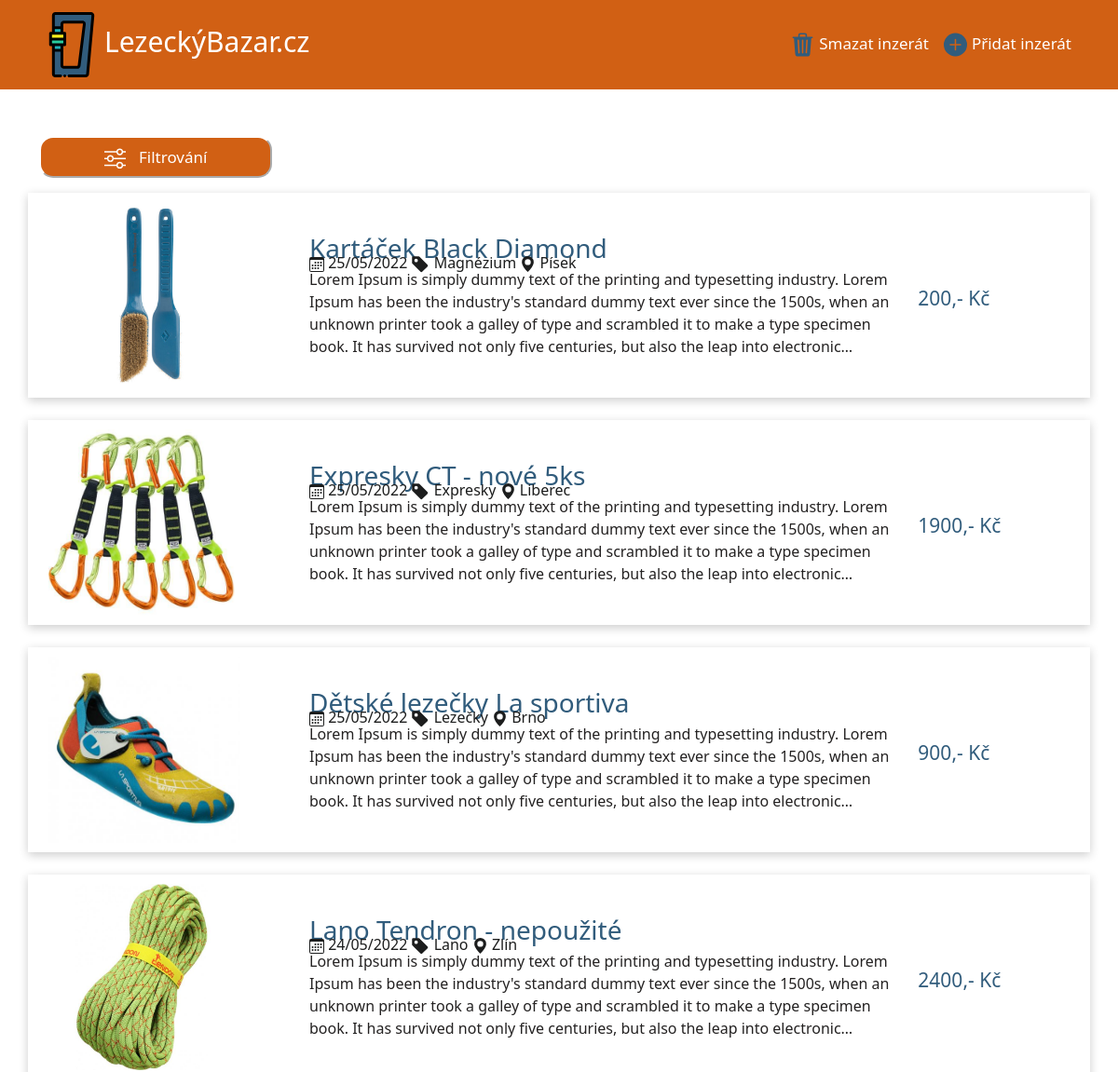
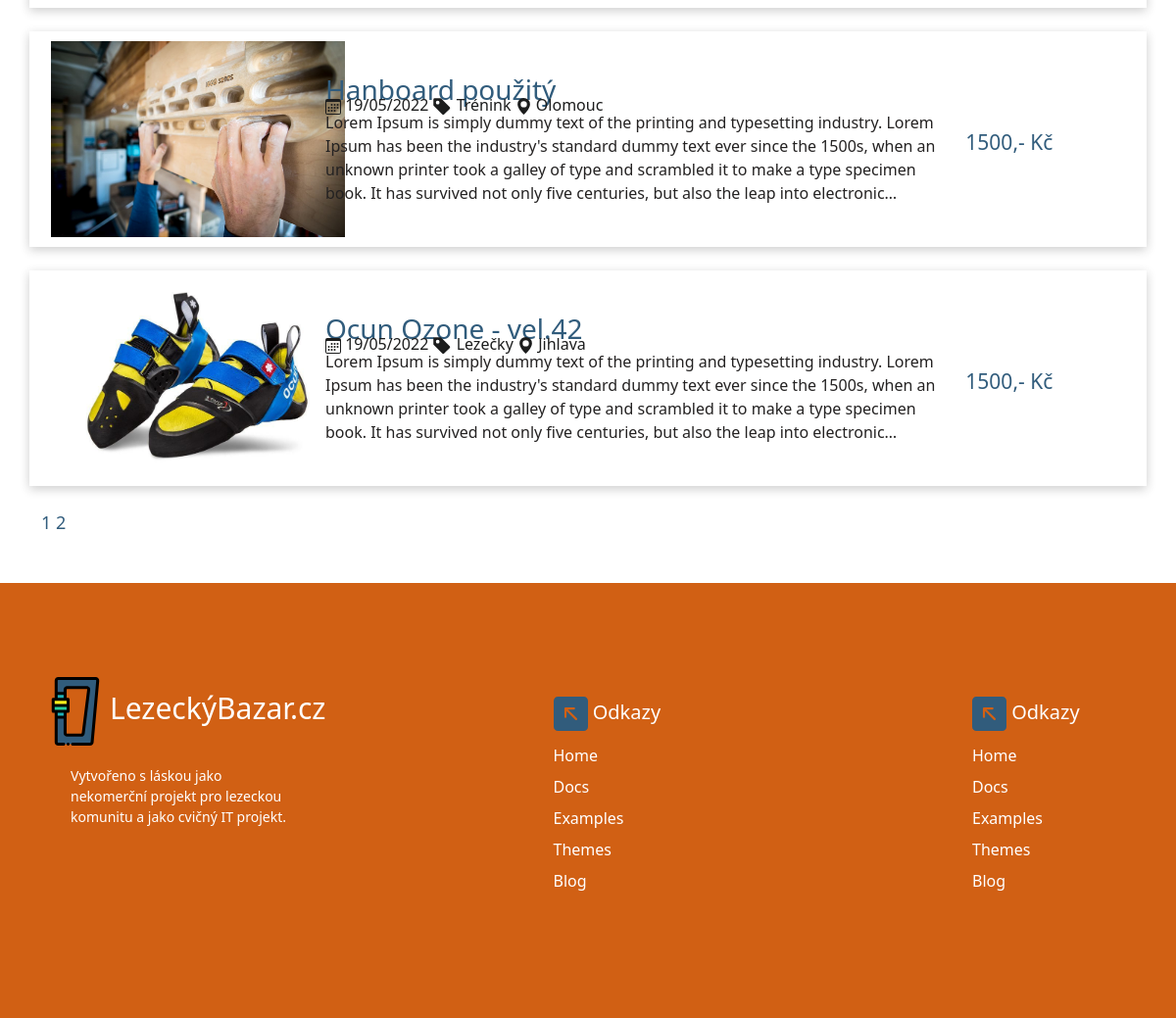
The page /lezeni/1 on the database its author committed (2 pictures, top to bottom).
### bazar.py (models this page shows, shortened)
class Posts(db.Model):
    _id = db.Column("id", db.Integer, primary_key = True)
    date = db.Column("date", db.String(100))
    sport = db.Column("sport", db.String(100))
    category = db.Column("category", db.String(100))
    post_name = db.Column("post_name", db.String(100))
    description = db.Column("description", db.String(100))
    image = db.Column("image", db.String(200))
    price = db.Column("price", db.String(100))
    location = db.Column("location", db.String(100))
    person_name = db.Column("person_name", db.String(100))
    contact = db.Column("contact", db.String(100))
    password = db.Column("password", db.String(100))

### bazar.py (the view, shortened to what this page needs)
@app.route("/lezeni/<int:page_num>", methods=["POST", "GET"])
def all(page_num):
    session.permanent = False
    location_filter = ""
    category = ""
    if "location_filter" in session or "category" in session:
        if "location_filter" in session and "category" in session:
            location_filter = session["location_filter"]
            category = session["category"]
            posts = Posts.query.filter(Posts.location.in_(location_filter), Posts.sport == "1",Posts.category.in_(category)).order_by(Posts._id.desc()).paginate(per_page=6, page=page_num, error_out=False )
        else:
            if "location_filter" in session:
                location_filter = session["location_filter"]
                posts = Posts.query.filter(Posts.location.in_(location_filter), Posts.sport == "1").order_by(Posts._id.desc()).paginate(per_page=6, page=page_num, error_out=False )
            else:
                category = session["category"]
                posts = Posts.query.filter(Posts.sport == "1",Posts.category.in_(category)).order_by(Posts._id.desc()).paginate(per_page=6, page=page_num, error_out=False )
    else:
        posts = Posts.query.filter_by(sport = "1").order_by(Posts._id.desc()).paginate(per_page=6, page=page_num, error_out=False )
    return render_template ("all_categories.html", posts = posts, location_tag = location_filter, category = category)

### templates/all_categories.html (shortened to what this page needs)
{% extends "template2.html" %}
{% block content %}
<div class="container">
  <p>
    <button class="btn_form" style="width: 250px;" type="button" data-bs-toggle="collapse" data-bs-target="#collapseExample" aria-expanded="false" aria-controls="collapseExample">
       Filtrování
    </button>
  </p>
</div>
<div class="container" style="min-height: 60vh;">
    {%  for posts in posts.items %}
    <a style="color: #1c1d1d; text-decoration: none;" href="{{ url_for('individual_post', _id=posts._id) }}">
      <div class="row align-items-center" id="posts_list">
        <div class="col-lg-3 col-sm-4 " id="post" >
          <img src="/static/post_img/{{posts.image}}" alt="Foto inzerátu - {{posts._id}}" height="100%" style="max-height: 200px;" >
      </div>
      <div class="col-lg-7 col-sm-8" id="post" >
          <h3 style="color: #315C7C;"> {{ posts.post_name}} </h3>
          <p style="margin-top: -1vh;"> {{ posts.date }} <svg xmlns="http://www.w3.org/2000/svg" width="20" height="20" fill="currentColor" class="bi bi-tag-fill" viewBox="0 0 16 16">
              <path d="M2 1a1 1 0 0 0-1 1v4.586a1 1 0 0 0 .293.707l7 7a1 1 0 0 0 1.414 0l4.586-4.586a1 1 0 0 0 0-1.414l-7-7A1 1 0 0 0 6.586 1H2zm4 3.5a1.5 1.5 0 1 1-3 0 1.5 1.5 0 0 1 3 0z"/>
            </svg> {{ posts.category }}
            <svg xmlns="http://www.w3.org/2000/svg" width="17" height="17" fill="currentColor" class="bi bi-geo-alt-fill" viewBox="0 0 16 16"> <path d="M8 16s6-5.686 6-10A6 6 0 0 0 2 6c0 4.314 6 10 6 10zm0-7a3 3 0 1 1 0-6 3 3 0 0 1 0 6z"/> </svg>
            {{ posts.location}}
          </p>
          <div style="margin-top: -1vh;" id="description">{{ posts.description }} </div>
      </div>
      <div class="col-lg-2" id="post">
        <H5 id="price-list">{{ posts.price }},- Kč </H5>
      </div>
      </div>
    </a>
      {% endfor %}
      {% for page in posts.iter_pages(left_current= 1, right_edge=1) %}
      {% if page %}
        <a id="pages" href="{{ url_for('all', page_num=page) }}">{{ page }} </a>
      {% else %}
        ...
      {% endif %}
      {% endfor %}
      </div>
{% endblock %}

### templates/template2.html (shortened to what this page needs)
<!DOCTYPE html>
<head>
    <link rel="stylesheet" href="{{ url_for('static',filename='css/style.css') }}">
    <link href="https://cdn.jsdelivr.net/npm/bootstrap@5.1.3/dist/css/bootstrap.min.css" rel="stylesheet">
</head>
<body style="height: auto;">
  <header>
  <nav class="navbar navbar-expand-lg navbar-dark navbar" style="margin-bottom: 50px; background-color: #D16014;">
    <div class="container">
      <a class="navbar-brand" style="font-size: 30px;" href="/"> <img style="width: 70px;" src="/static/svg/carabine.svg"></img>LezeckýBazar.cz</a>
      <div class="collapse navbar-collapse" id="navbarSupportedContent">
        <ul class="navbar-nav ms-auto mb-2 mb-lg-0">
          <li class="nav-item ms-auto" >
            <a class="nav-link active" style="font-size: 17px;" href="/smazat-inzerat">Smazat inzerát</a>
          </li>
          <li class="nav-item">
            <a class="nav-link active" style="font-size: 17px;" href="/pridat-inzerat"><svg style="padding-right: 5px;" xmlns="http://www.w3.org/2000/svg" width="30" height="30" fill="#315C7C" class="bi bi-plus-circle-fill" viewBox="0 0 16 16">
              <path d="M16 8A8 8 0 1 1 0 8a8 8 0 0 1 16 0zM8.5 4.5a.5.5 0 0 0-1 0v3h-3a.5.5 0 0 0 0 1h3v3a.5.5 0 0 0 1 0v-3h3a.5.5 0 0 0 0-1h-3v-3z"/>
            </svg>Přidat inzerát</a>
          </li>
        </ul>
      </div>
    </div>
  </nav>
  </header>
    {% block content %}
    {% endblock %}
    <footer class="bd-footer py-5 navbar-dark mt-5" style="background-color: #D16014; color: white;">
      <div class="container py-5">
        <div class="row">
          <div class="col-lg-3 mb-3">
            <a class="navbar-brand" style="font-size: 30px;" href="/"> <img style="width: 70px;" src="/static/svg/carabine.svg"></img>LezeckýBazar.cz</a>
            <ul class="list-unstyled small" style="padding-left: 30px; padding-top: 20px;">
              <li class="mb-2">Vytvořeno s láskou jako nekomerční projekt pro lezeckou komunitu a jako cvičný IT projekt.</li>
            </ul>
          </div>
          <div class="col-6 col-lg-2 offset-lg-1 mb-3 ms-auto">
            <h5 style="color: white;"> Odkazy</h5>
            <ul class="list-unstyled" >
              <li class="mb-2"><a style="text-decoration: none; color: white;" href="/">Home</a></li>
              <li class="mb-2"><a style="text-decoration: none; color: white;" href="/">Docs</a></li>
              <li class="mb-2"><a style="text-decoration: none; color: white;" href="/">Examples</a></li>
              <li class="mb-2"><a style="text-decoration: none; color: white;" href="/">Themes</a></li>
              <li class="mb-2"><a style="text-decoration: none; color: white;" href="/">Blog</a></li>
            </ul>
          </div>
          <div class="col-6 col-lg-2 offset-lg-1 mb-3 ms-auto">
            <h5 style="color: white;"> Odkazy</h5>
            <ul class="list-unstyled" >
              <li class="mb-2"><a style="text-decoration: none; color: white;" href="/">Home</a></li>
              <li class="mb-2"><a style="text-decoration: none; color: white;" href="/">Docs</a></li>
              <li class="mb-2"><a style="text-decoration: none; color: white;" href="/">Examples</a></li>
              <li class="mb-2"><a style="text-decoration: none; color: white;" href="/">Themes</a></li>
              <li class="mb-2"><a style="text-decoration: none; color: white;" href="/">Blog</a></li>
            </ul>
          </div>
        </div>
      </div>
    </footer>
</body>

### static/css/style.css (style rules this page uses)
.btn_form { border-radius: 15px; background-color: #D16014; border-color: #ffffff; color: #ffffff; height: 45px; font-size: 17px; width: 100%; }
h5 { color: #315C7C; font-size: 25px; padding-bottom: 5px; padding-top: 20px; }
#posts_list { box-shadow: 0 3px 10px rgb(0 0 0 / 0.2); margin-bottom: 3vh; padding: 10px; min-height: 200px; }
#description { color: rgb(36, 34, 34); overflow: hidden; text-overflow: ellipsis; display: -webkit-box; -webkit-line-clamp: 4; line-clamp: 4; -webkit-box-orient: vertical; }
#price-list { font-size: 21px; color: #315C7C; }
#pages { color: #315C7C; font-size: 18px; text-decoration: none; }

### rows shown on the page
Posts: image (picture), post_name "Kartáček Black Diamond", date "25/05/2022", category "Magnézium", location "Písek", description "Lorem Ipsum is simply dummy text of the printing and typesetting industry. Lorem Ipsum has been the industry's standard dummy text ever since the 1500s, when an unknown printer took a galley of type and scrambled it to make a type specimen book. It has survived not only five centuries, but also the leap into…", price "200"
Posts: image (picture), post_name "Expresky CT - nové 5ks", date "25/05/2022", category "Expresky", location "Liberec", description "Lorem Ipsum is simply dummy text of the printing and typesetting industry. Lorem Ipsum has been the industry's standard dummy text ever since the 1500s, when an unknown printer took a galley of type and scrambled it to make a type specimen book. It has survived not only five centuries, but also the leap into…", price "1900"
Posts: image (picture), post_name "Dětské lezečky La sportiva", date "25/05/2022", category "Lezečky", location "Brno", description "Lorem Ipsum is simply dummy text of the printing and typesetting industry. Lorem Ipsum has been the industry's standard dummy text ever since the 1500s, when an unknown printer took a galley of type and scrambled it to make a type specimen book. It has survived not only five centuries, but also the leap into…", price "900"
Posts: image (picture), post_name "Lano Tendron - nepoužité", date "24/05/2022", category "Lano", location "Zlín", description "Lorem Ipsum is simply dummy text of the printing and typesetting industry. Lorem Ipsum has been the industry's standard dummy text ever since the 1500s, when an unknown printer took a galley of type and scrambled it to make a type specimen book. It has survived not only five centuries, but also the leap into…", price "2400"
Posts: image (picture), post_name "Hanboard použitý", date "19/05/2022", category "Trénink", location "Olomouc", description "Lorem Ipsum is simply dummy text of the printing and typesetting industry. Lorem Ipsum has been the industry's standard dummy text ever since the 1500s, when an unknown printer took a galley of type and scrambled it to make a type specimen book. It has survived not only five centuries, but also the leap into…", price "1500"
Posts: image (picture), post_name "Ocun Ozone - vel.42", date "19/05/2022", category "Lezečky", location "Jihlava", description "Lorem Ipsum is simply dummy text of the printing and typesetting industry. Lorem Ipsum has been the industry's standard dummy text ever since the 1500s, when an unknown printer took a galley of type and scrambled it to make a type specimen book. It has survived not only five centuries, but also the leap into…", price "1500"

### other values the page prints
{{ page }} "1" "2"
